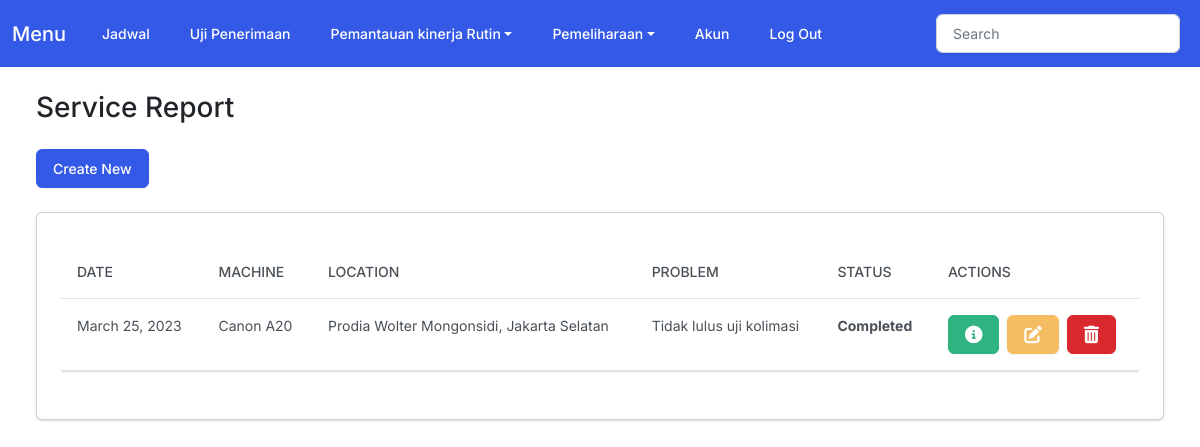
The page /home_service (signed in) on the database as committed earlier.
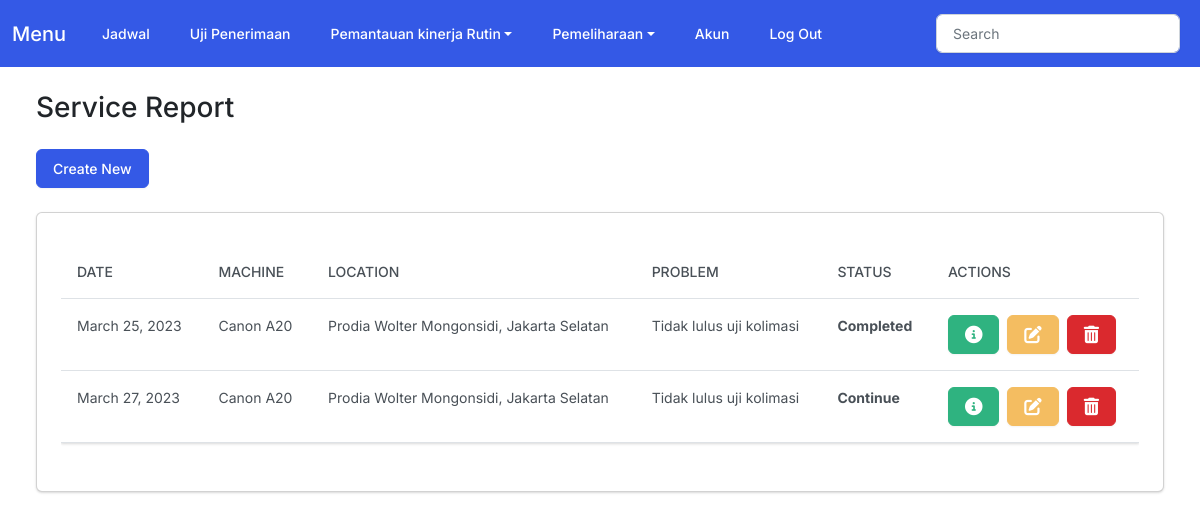
The same page on the database as committed later.
### myapp/models.py (models this page shows)
class Service(models.Model):
    EMG = 'EMERGENCY'
    NONEMG = 'NON-EMERGENCY'
    CONTRACT = 'CONTRACT'
    INSTALL = 'INSTALL'
    WARRANTY = 'WARRANTY'
    OTHER = 'OTHER'
    CHOICES = (
        (EMG, 'Emergency'),
        (NONEMG, 'Non-emergency'),
        (CONTRACT, 'Contract'),
        (INSTALL, 'Install'),
        (WARRANTY, 'Warranty'),
        (OTHER, 'Other'),
    )
    user = models.ForeignKey(User, on_delete=models.CASCADE, null=True)
    task_date = models.DateField(null=True)
    address = models.CharField(max_length=150)
    complain_num = models.CharField(max_length=150)
    service_type = models.CharField(max_length=100, choices=CHOICES, default=NONEMG)
    brand = models.CharField(max_length=150)
    type = models.CharField(max_length=150)
    serial = models.CharField(max_length=150)
    problem = models.CharField(max_length=350)
    repair = models.CharField(max_length=350)
    cust_name = models.CharField(max_length=150)
    tech_name = models.CharField(max_length=150)
    is_completed = models.BooleanField('completed', default=False)
    is_continue = models.BooleanField('continue', default=False)

### myapp/views.py (the view)
# urls.py: path('home_service', views.home_service, name='home_service'),
@login_required
def home_service(request):
    service = Service.objects.filter(user=request.user)
    return render(request, 'myapp/service.html', {
        'service': service
    })

### myapp/templates/myapp/service.html (shortened to what this page needs)
{% extends 'myapp/base.html' %}
{% block body %}
<h3 class="m-4">Service Report</h3>
<div class="row">
    <div class="col-12">
        <a href="{% url 'add_service' %}" class="btn btn-primary ms-4 me-4 mb-4">Create New</a>
        {% if service %}
        <div class="card bg-secondary ms-4 me-4 mb-4">
            <div class="card-body">
                <p class="card-text">
                <div class="table-responsive">
                    <table class="table table-hover">
                        <thead>
                            <tr>
                                <th scope="col">Date</th>
                                <th scope="col">Machine</th>
                                <th scope="col">Location</th>
                                <th scope="col">Problem</th>
                                <th scope="col">Status</th>
                                <th scope="col">Actions</th>
                            </tr>
                        </thead>
                        <tbody class="myTable">
                            {% for service in service %}
                            <tr>
                                <td>{{service.task_date}}</td>
                                <td>{{service.brand}} {{service.type}}</td>
                                <td>{{service.address}}</td>
                                <td>{{service.problem}}</td>
                                <td> {% if service.is_completed %}
                                    <strong>Completed</strong>
                                    {% elif service.is_continue %}
                                    <strong>Continue</strong>
                                    {% else %}
                                    <strong>Pending</strong>
                                    {% endif %}
                                </td>
                                <td>
                                    <button type="button" class="btn btn-success me-1"
                                        href="{% url 'view_service' service.id %}" data-bs-toggle="modal"
                                        data-bs-target="#myModal{{service.id}}">
                                        </button>
                                    <a href="{% url 'edit_service' service.id %}" class="btn btn-warning me-1"></a>
                                    <button class="btn btn-danger" data-bs-toggle="modal"
                                        data-bs-target="#delete_service{{service.id}}"></button>
                                </td>
                            </tr>
                            {% endfor %}
                        </tbody>
                    </table>
                </div>
                </p>
            </div>
        </div>
        {% else %}
        <h5 class="alert alert-primary ms-4 me-4">Belum ada Service Report</h5>
        {% endif %}
    </div>
</div>
{% endblock %}

Rows that differ between the two databases and show on the page:
added Service: task_date "March 27, 2023", brand "Canon", type "A20", address "Prodia Wolter Mongonsidi, Jakarta Selatan", problem "Tidak lulus uji kolimasi", is_completed "Continue"
